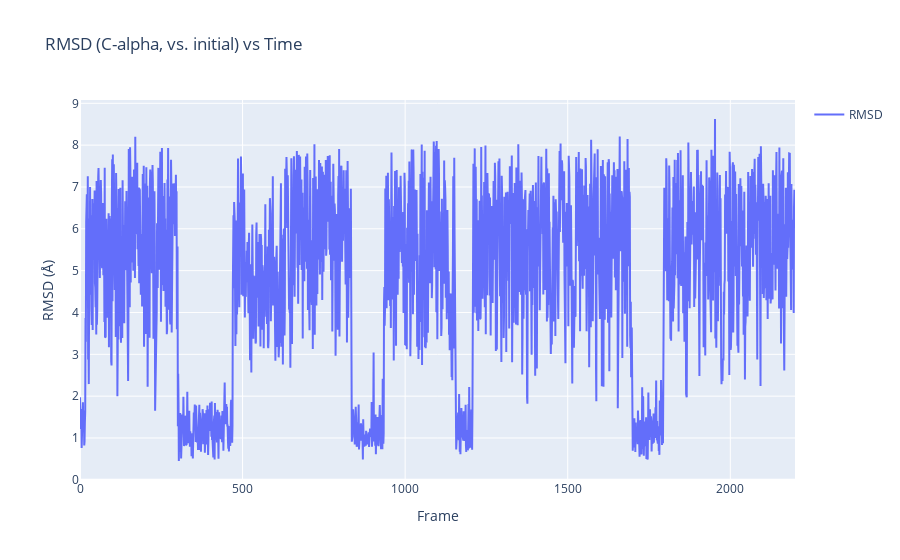

Source (notebook cell):
### Markdown cell above
### 4.3. RMSD `rmsd_analysis`

### Code cell
rmsd_result = genesis_exe.rmsd_analysis(molecule=mol, trajs=traj, 
                                        selection_group=["an:CA"], 
                                        fitting_method="TR+ROT", 
                                        fitting_atom=1, analysis_atom=1)

fig = go.Figure()
fig.add_trace(go.Scatter(x=np.arange(traj.nframe), y=rmsd_result.rmsd,
                        mode='lines', name='RMSD'))

fig.update_layout(
    title="RMSD (C-alpha, vs. initial) vs Time",
    xaxis_title="Frame",
    yaxis_title="RMSD (Å)",
    showlegend=True
)

fig.show()
print("Plotly plot for rmsd_analysis generated.")

### Figure 1 — Plotly figure (JSON) as saved in the notebook; plotly's stock layout.template omitted (floating-point values rounded to 4 significant figures; data arrays with more than 128 entries replaced by an {"elided": "..."} marker saying what was removed)
{"data": [{"mode": "lines", "name": "RMSD", "type": "scatter", "x": {"elided": "2200 int values"}, "y": {"elided": "2200 float values"}}], "layout": {"showlegend": true, "title": {"text": "RMSD (C-alpha, vs. initial) vs Time"}, "xaxis": {"title": {"text": "Frame"}}, "yaxis": {"title": {"text": "RMSD (Å)"}}}}
